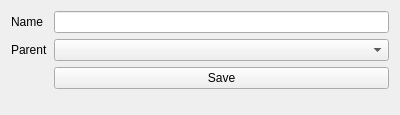
<?xml version="1.0" encoding="UTF-8"?>
<ui version="4.0">
 <class>EditCategory</class>
 <widget class="QWidget" name="EditCategory">
  <property name="geometry">
   <rect>
    <x>0</x>
    <y>0</y>
    <width>400</width>
    <height>115</height>
   </rect>
  </property>
  <property name="windowTitle">
   <string>Form</string>
  </property>
  <layout class="QFormLayout" name="formLayout">
   <item row="0" column="0">
    <widget class="QLabel" name="label">
     <property name="text">
      <string>Name</string>
     </property>
    </widget>
   </item>
   <item row="0" column="1">
    <widget class="QLineEdit" name="name"/>
   </item>
   <item row="1" column="0">
    <widget class="QLabel" name="label_2">
     <property name="text">
      <string>Parent</string>
     </property>
    </widget>
   </item>
   <item row="1" column="1">
    <widget class="QComboBox" name="parent_category"/>
   </item>
   <item row="2" column="1">
    <widget class="QPushButton" name="save_button">
     <property name="text">
      <string>Save</string>
     </property>
    </widget>
   </item>
  </layout>
 </widget>
 <resources/>
 <connections/>
</ui>
